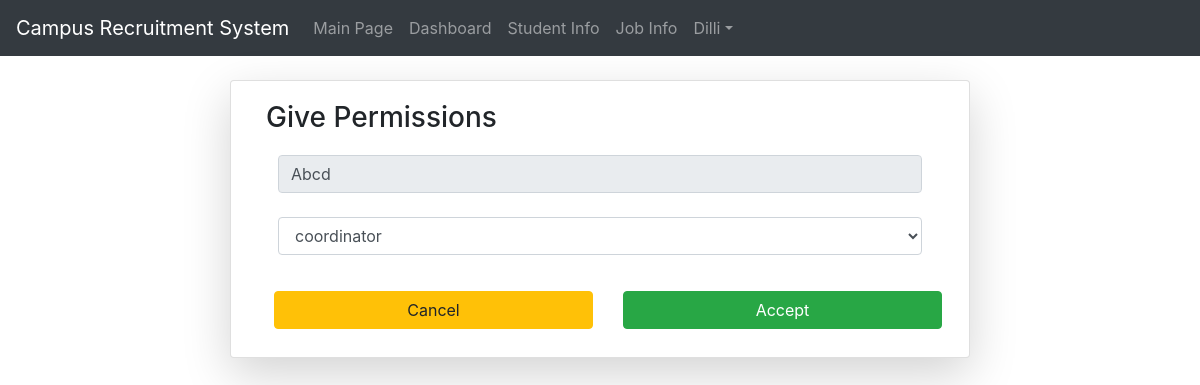
/eper/1/ (signed in), run on an earlier commit of the app's database.
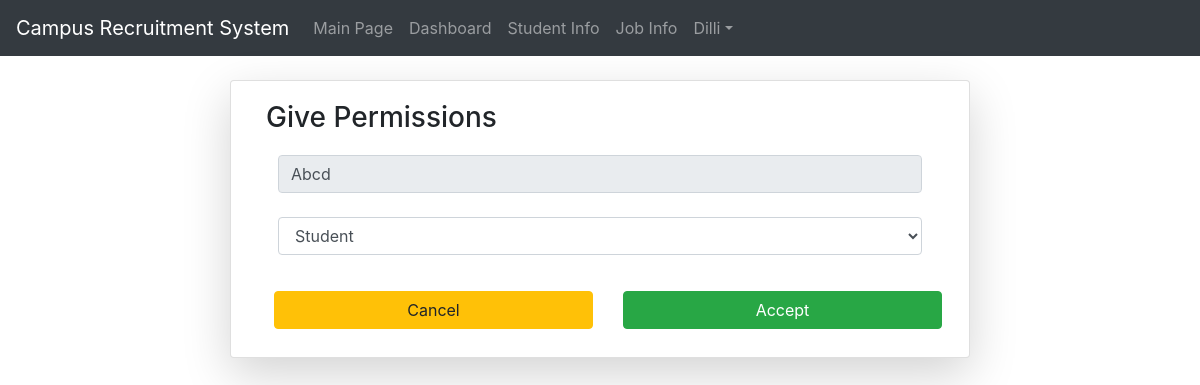
And on a later commit of the database.
### RevisedApp/models.py (models this page shows)
class User(AbstractUser):
	t=[('CSE','CSE'),('ECE','ECE'),('CIVIL','CIVIL'),('Mechanical','Mechanical'),('EEE','EEE'),('MBA','MBA')]
	y=[('III','III'),('IV','IV')]
	rollno=models.CharField(default='17AK1A000',max_length=10)
	dob=models.DateField(null=True)
	year=models.CharField(choices=y,max_length=5,null=True)
	dept=models.CharField(choices=t,max_length=12,null=True)
	phone_no=models.IntegerField(null=True)
	percentage=models.IntegerField(null=True)
	backlogs=models.IntegerField(null=True)
	pass_year=models.IntegerField(null=True)
	address=models.CharField(max_length=250,null=True)
	r=[(1,'coordinator'),(2,'Student'),(3,'Guest')]
	role=models.IntegerField(choices=r,default=3)

### RevisedApp/views.py (the view)
# urls.py: path('eper/<int:k>/',views.gvper,name='gp'),
def gvper(request,k):
	r=User.objects.get(id=k)
	if request.method == "POST":
		k=Usperm(request.POST,instance=r)
		if k.is_valid():
			k.save()
			return redirect('/per')
	k2= Usperm(instance=r)
	return render(request,'html/gvp.html',{'y':k2})

### RevisedApp/forms.py
class Usperm(forms.ModelForm):
	class Meta:
		model = User
		fields=["username","role"]
		widgets={
		 "username":forms.TextInput(attrs={"class":"form-control","readOnly":True,}),
		 "role":forms.Select(attrs={"class":"form-control"}),
		}

### RevisedApp/templates/html/gvp.html (shortened to what this page needs)
{% extends 'html/base.html' %}
{% block content %}
<div class="container mt-4">
	<div class="card col-md-8 mx-auto shadow-lg">
	<div class="card-body">
		<form method="POST">
		<h3>Give Permissions</h3>
		<table class="table table-borderless">
			{% for m in y %}
			<tr>
				<td>{{m}}</td>
			</tr>
			{% endfor %}
		</table>
		<div class="row">
			<div class="col">
				<a href="{% url 'perm' %}" class='btn btn-warning col-sm m-2'> Cancel</a>
				</div>
				<div class="col">
					<input type="submit" value="Accept" class="btn btn-success col-sm m-2">
				</div>
			</div>
		</form>
	</div>
	</div>
</div>
{% endblock %}

What changed in the data, as far as the page shows it:
changed User "Abcd": role "coordinator" → "Student"
